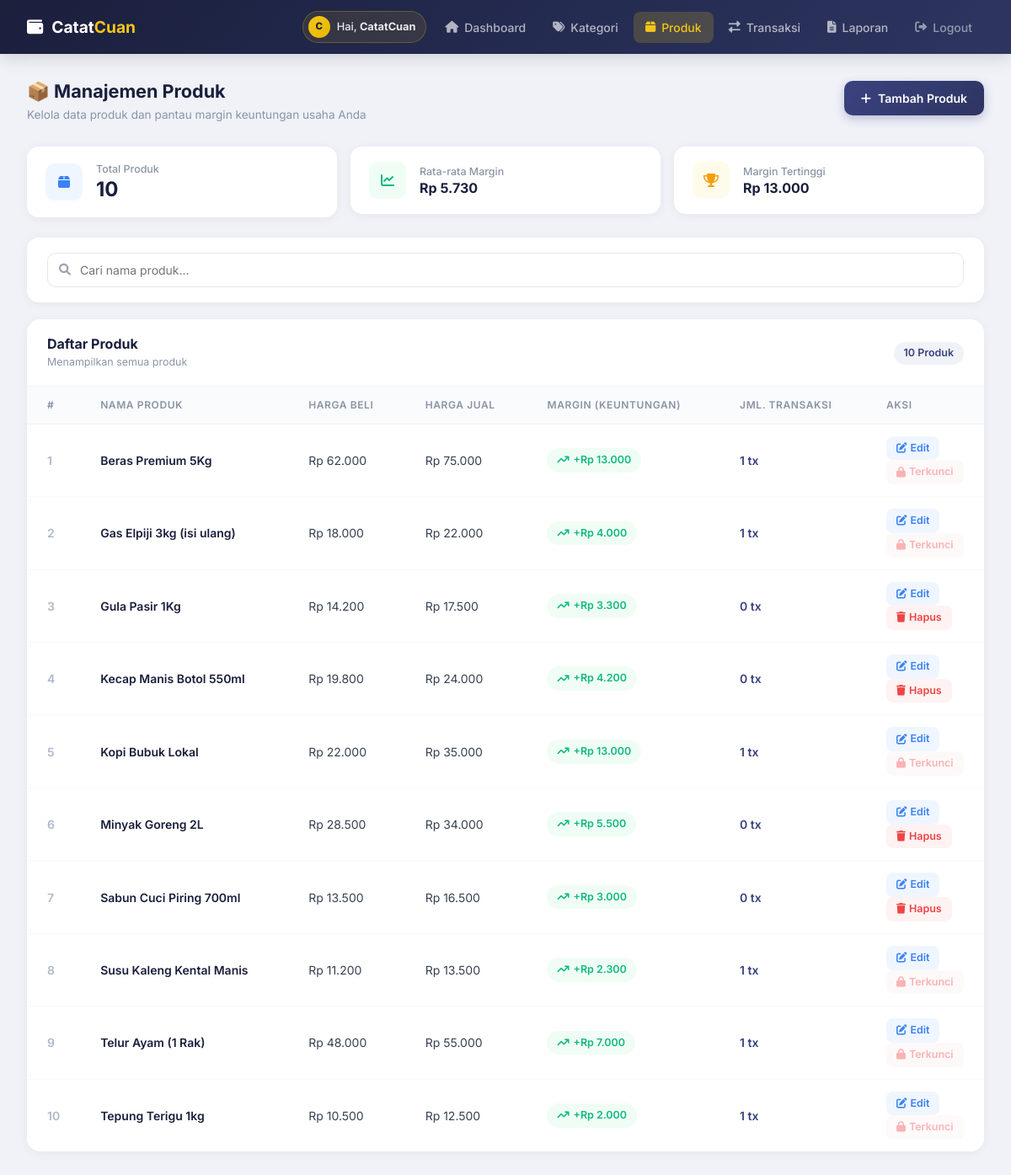
Screenshot of /produk.php (signed in) with the database file from the repository.
### tables this page shows
CREATE TABLE `tb_produk` (
  `id_produk` int NOT NULL,
  `id_user` int NOT NULL,
  `nama_produk` varchar(150) NOT NULL,
  `harga_beli` int NOT NULL DEFAULT '0',
  `harga_jual` int NOT NULL DEFAULT '0',
  `created_at` timestamp NOT NULL DEFAULT CURRENT_TIMESTAMP
);

### koneksi.php (called while the page is built, shortened)
<?php
function formatRupiah(int $nominal): string
{
    return 'Rp ' . number_format($nominal, 0, ',', '.');
}
?>

### produk.php (the view, shortened to what this page needs)
<?php
require_once 'koneksi.php';
$stmtPrd = $pdo->prepare(
    "SELECT p.*, COUNT(t.id_transaksi) AS jml_transaksi
     FROM tb_produk p
     LEFT JOIN tb_transaksi t ON p.id_produk = t.id_produk AND t.id_user = ?
     WHERE p.id_user = ?
     GROUP BY p.id_produk
     ORDER BY p.nama_produk"
);
$stmtPrd->execute([$_SESSION['id_user'], $_SESSION['id_user']]);
$produkList = $stmtPrd->fetchAll();
$totalProduk = count($produkList);
$sumMargin = 0;
$marginMax = 0;
foreach ($produkList as $p) {
    $m = $p['harga_jual'] - $p['harga_beli'];
    $sumMargin += $m;
    if ($m > $marginMax)
        $marginMax = $m;
}
$rataMargin = $totalProduk > 0 ? (int) ($sumMargin / $totalProduk) : 0;
?>
<!DOCTYPE html>
<html lang="id">
<head>
    <link href="https://cdn.jsdelivr.net/npm/bootstrap@5.3.0/dist/css/bootstrap.min.css" rel="stylesheet">
    <link rel="stylesheet" href="https://cdnjs.cloudflare.com/ajax/libs/font-awesome/6.0.0/css/all.min.css">
</head>
<body>
    <nav class="navbar-custom" id="mainNav">
        <a href="index.php" class="navbar-brand-text">
            <i class="fas fa-wallet"></i> <span>Catat<span class="cuan">Cuan</span></span>
        </a>
        <div class="navbar-nav-links" id="navLinks">
            <div class="nav-user-pill">
                <div class="nav-user-avatar"><?= strtoupper(substr($_SESSION['nama_toko'] ?? 'U', 0, 1)) ?></div>
                <span>Hai, <strong><?= htmlspecialchars(explode(' ', trim($_SESSION['nama_toko'] ?? 'User'))[0]) ?></strong></span>
            </div>
            <a href="dashboard.php"><i class="fas fa-home"></i> Dashboard</a>
            <a href="kategori.php"><i class="fas fa-tags"></i> Kategori</a>
            <a href="produk.php" class="active"><i class="fas fa-box"></i> Produk</a>
            <a href="transaksi.php"><i class="fas fa-exchange-alt"></i> Transaksi</a>
            <a href="laporan.php"><i class="fas fa-file-alt"></i> Laporan</a>
            <a href="logout.php" style="color:rgba(255,255,255,0.5);" title="Logout"><i class="fas fa-sign-out-alt"></i> Logout</a>
        </div>
    </nav>
    <div class="page-wrapper">
        <div class="page-header">
            <div>
                <h4>📦 Manajemen Produk</h4>
                <p>Kelola data produk dan pantau margin keuntungan usaha Anda</p>
            </div>
            <button class="btn-action primary" onclick="openModal()" id="btnTambah">
                <i class="fas fa-plus"></i> Tambah Produk
            </button>
        </div>
        <div class="row g-3 mb-4">
            <div class="col-md-4">
                <div class="stat-mini">
                    <div class="stat-mini-icon blue"><i class="fas fa-box"></i></div>
                    <div>
                        <div class="stat-mini-label">Total Produk</div>
                        <div class="stat-mini-value"><?= $totalProduk ?></div>
                    </div>
                </div>
            </div>
            <div class="col-md-4">
                <div class="stat-mini">
                    <div class="stat-mini-icon green"><i class="fas fa-chart-line"></i></div>
                    <div>
                        <div class="stat-mini-label">Rata-rata Margin</div>
                        <div class="stat-mini-value small"><?= formatRupiah($rataMargin) ?></div>
                    </div>
                </div>
            </div>
            <div class="col-md-4">
                <div class="stat-mini">
                    <div class="stat-mini-icon yellow"><i class="fas fa-trophy"></i></div>
                    <div>
                        <div class="stat-mini-label">Margin Tertinggi</div>
                        <div class="stat-mini-value small"><?= formatRupiah($marginMax) ?></div>
                    </div>
                </div>
            </div>
        </div>
        <div class="search-card">
            <div class="search-wrap">
                <i class="fas fa-search"></i>
                <input type="text" class="search-input" id="searchInput" placeholder="Cari nama produk..."
                    oninput="filterTable()">
            </div>
        </div>
        <div class="table-card">
            <div class="table-card-header">
                <div>
                    <h6>Daftar Produk</h6>
                    <p id="tableSubtitle">Menampilkan semua produk</p>
                </div>
                <span class="count-badge" id="countBadge"><?= $totalProduk ?> Produk</span>
            </div>
            <div class="table-responsive">
                <table class="table" id="produkTable">
                    <thead>
                        <tr>
                            <th style="width:50px;">#</th>
                            <th>Nama Produk</th>
                            <th>Harga Beli</th>
                            <th>Harga Jual</th>
                            <th>Margin (Keuntungan)</th>
                            <th>Jml. Transaksi</th>
                            <th style="width:140px;">Aksi</th>
                        </tr>
                    </thead>
                    <tbody id="produkBody">
                        <?php if (empty($produkList)): ?>
                            <tr>
                                <td colspan="7" class="text-center" style="padding:60px;color:#9ca3af;">
                                    <i class="fas fa-box"
                                        style="font-size:2.5rem;display:block;margin-bottom:12px;color:#d1d5db;"></i>
                                    Belum ada produk. Klik "+ Tambah Produk" untuk mulai.
                                </td>
                            </tr>
                        <?php else: ?>
                            <?php foreach ($produkList as $i => $p): ?>
                                <?php $margin = $p['harga_jual'] - $p['harga_beli']; ?>
                                <tr data-nama="<?= strtolower(htmlspecialchars($p['nama_produk'])) ?>">
                                    <td style="color:#b0b8c8;font-weight:600;"><?= $i + 1 ?></td>
                                    <td><span
                                            style="font-weight:600;color:#1a1f3c;"><?= htmlspecialchars($p['nama_produk']) ?></span>
                                    </td>
                                    <td><?= formatRupiah($p['harga_beli']) ?></td>
                                    <td><?= formatRupiah($p['harga_jual']) ?></td>
                                    <td>
                                        <span class="margin-badge <?= $margin >= 0 ? 'positif' : 'negatif' ?>">
                                            <i
                                                class="fas <?= $margin >= 0 ? 'fa-arrow-trend-up' : 'fa-arrow-trend-down' ?>"></i>
                                            <?= ($margin >= 0 ? '+' : '') . formatRupiah(abs($margin)) ?>
                                        </span>
                                    </td>
                                    <td><span style="font-weight:600;color:#3b4280;"><?= $p['jml_transaksi'] ?> tx</span></td>
                                    <td>
                                        <button class="btn-tbl edit me-1"
                                            onclick="editProduk(<?= $p['id_produk'] ?>, '<?= htmlspecialchars($p['nama_produk'], ENT_QUOTES) ?>', <?= $p['harga_beli'] ?>, <?= $p['harga_jual'] ?>)">
                                            <i class="fas fa-edit"></i> Edit
                                        </button>
                                        <?php if ($p['jml_transaksi'] == 0): ?>
                                            <button class="btn-tbl hapus"
                                                onclick="hapusProduk(<?= $p['id_produk'] ?>, '<?= htmlspecialchars($p['nama_produk'], ENT_QUOTES) ?>')">
                                                <i class="fas fa-trash"></i> Hapus
                                            </button>
                                        <?php else: ?>
                                            <button class="btn-tbl hapus" style="opacity:0.4;cursor:not-allowed;" disabled
                                                title="Tidak bisa dihapus, sudah dipakai di <?= $p['jml_transaksi'] ?> transaksi">
                                                <i class="fas fa-lock"></i> Terkunci
                                            </button>
                                        <?php endif; ?>
                                    </td>
                                </tr>
                            <?php endforeach; ?>
                        <?php endif; ?>
                    </tbody>
                </table>
            </div>
        </div>
    </div>
</body>
</html>

### rows the page displays
tb_produk: formatRupiah($marginMax) "Rp 13.000", nama_produk "Beras Premium 5Kg", harga_beli "Rp 62.000", harga_jual "Rp 75.000", formatRupiah(abs($margin)) "Rp 13.000", jml_transaksi "1"
tb_produk: nama_produk "Gas Elpiji 3kg (isi ulang)", harga_beli "Rp 18.000", harga_jual "Rp 22.000", formatRupiah(abs($margin)) "Rp 4.000", jml_transaksi "1"
tb_produk: nama_produk "Gula Pasir 1Kg", harga_beli "Rp 14.200", harga_jual "Rp 17.500", formatRupiah(abs($margin)) "Rp 3.300", jml_transaksi "0"
tb_produk: nama_produk "Kecap Manis Botol 550ml", harga_beli "Rp 19.800", harga_jual "Rp 24.000", formatRupiah(abs($margin)) "Rp 4.200", jml_transaksi "0"
tb_produk: nama_produk "Kopi Bubuk Lokal", harga_beli "Rp 22.000", harga_jual "Rp 35.000", formatRupiah(abs($margin)) "Rp 13.000", jml_transaksi "1"
tb_produk: nama_produk "Minyak Goreng 2L", harga_beli "Rp 28.500", harga_jual "Rp 34.000", formatRupiah(abs($margin)) "Rp 5.500", jml_transaksi "0"
tb_produk: nama_produk "Sabun Cuci Piring 700ml", harga_beli "Rp 13.500", harga_jual "Rp 16.500", formatRupiah(abs($margin)) "Rp 3.000", jml_transaksi "0"
tb_produk: nama_produk "Susu Kaleng Kental Manis", harga_beli "Rp 11.200", harga_jual "Rp 13.500", formatRupiah(abs($margin)) "Rp 2.300", jml_transaksi "1"
tb_produk: nama_produk "Telur Ayam (1 Rak)", harga_beli "Rp 48.000", harga_jual "Rp 55.000", formatRupiah(abs($margin)) "Rp 7.000", jml_transaksi "1"
tb_produk: nama_produk "Tepung Terigu 1kg", harga_beli "Rp 10.500", harga_jual "Rp 12.500", formatRupiah(abs($margin)) "Rp 2.000", jml_transaksi "1"

### other values shown
substr($_SESSION['nama_toko'] ?? 'U', 0, 1) "C"
explode(' ', trim($_SESSION['nama_toko'] ?? 'User'))[0] "CatatCuan"
$totalProduk "10"
formatRupiah($rataMargin) "Rp 5.730"
